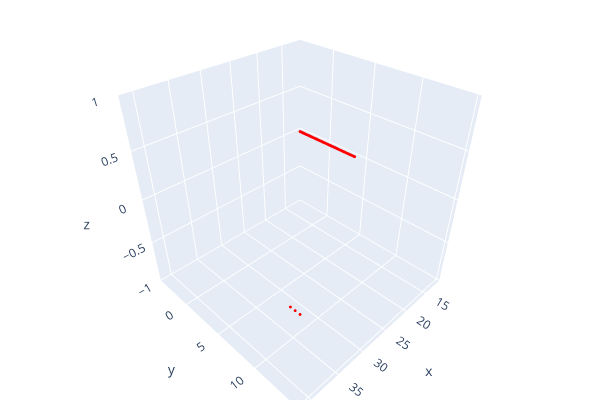

Notebook code cell kept with this figure:
### Code cell
visualize_pointcloud(pcl)

### Figure 1 — Plotly figure (JSON) as saved in the notebook; plotly's stock layout.template omitted (floating-point values rounded to 4 significant figures; data arrays with more than 128 entries replaced by an {"elided": "..."} marker saying what was removed)
{"data": [{"marker": {"color": {"elided": "67x3 int values"}, "size": 1}, "mode": "markers", "type": "scatter3d", "x": [12, 12, 12, 12, 12, 12, 12, 12, 12, 12, 12, 12, 12, 12, 12, 12, 12, 12, 12, 12, 12, 12, 12, 12, 12, 12, 12, 12, 12, 12, 12, 12, 12, 12, 12, 12, 12, 12, 12, 12, 12, 12, 12, 12, 12, 12, 12, 12, 12, 12, 12, 12, 12, 12, 12, 12, 12, 12, 12, 12, 12, 12, 12, 12, 41, 41, 41], "y": [-3.953, -3.82, -3.687, -3.556, -3.425, -3.295, -3.166, -3.037, -2.909, -2.782, -2.655, -2.529, -2.403, -2.278, -2.154, -2.029, -1.906, -1.782, -1.659, -1.537, -1.414, -1.292, -1.17, -1.049, -0.9274, -0.8062, -0.6852, -0.5643, -0.4436, -0.3229, -0.2023, -0.08172, 0.03883, 0.1594, 0.28, 0.4006, 0.5213, 0.6422, 0.7631, 0.8842, 1.006, 1.127, 1.249, 1.371, 1.493, 1.616, 1.738, 1.862, 1.985, 2.109, 2.234, 2.359, 2.484, 2.61, 2.737, 2.864, 2.992, 3.12, 3.249, 3.379, 3.509, 3.641, 3.773, 3.905, 13.8, 14.26, 14.72], "z": [0, 0, 0, 0, 0, 0, 0, 0, 0, 0, 0, 0, 0, 0, 0, 0, 0, 0, 0, 0, 0, 0, 0, 0, 0, 0, 0, 0, 0, 0, 0, 0, 0, 0, 0, 0, 0, 0, 0, 0, 0, 0, 0, 0, 0, 0, 0, 0, 0, 0, 0, 0, 0, 0, 0, 0, 0, 0, 0, 0, 0, 0, 0, 0, 0, 0, 0]}], "layout": {"height": 400, "margin": {"b": 0, "l": 0, "r": 0, "t": 0}, "scene": {"camera": {"center": {"x": 0, "y": 0, "z": 0}, "up": {"x": 0, "y": 0, "z": 1}}}, "showlegend": false, "width": 600}}
